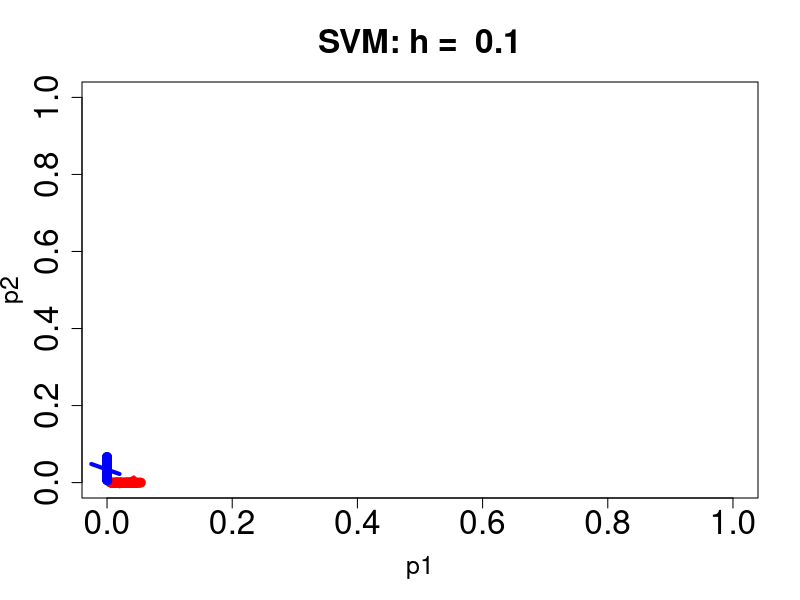
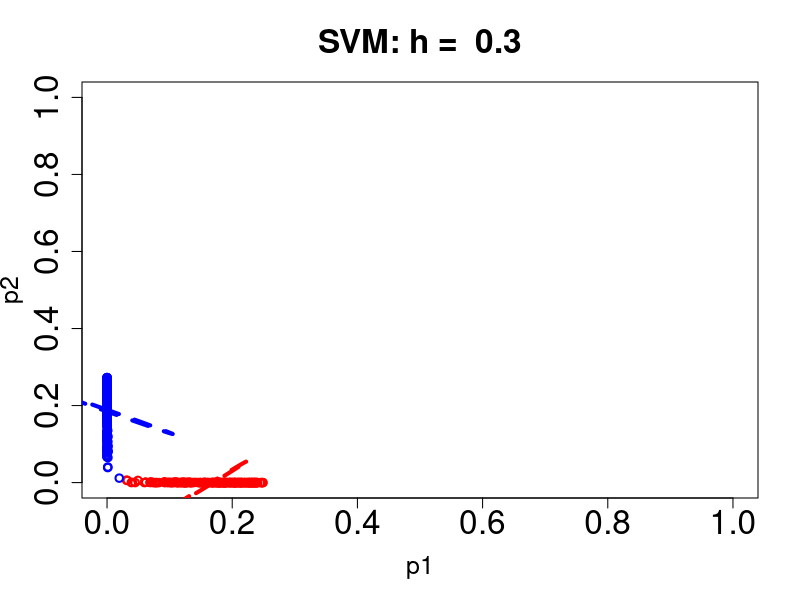
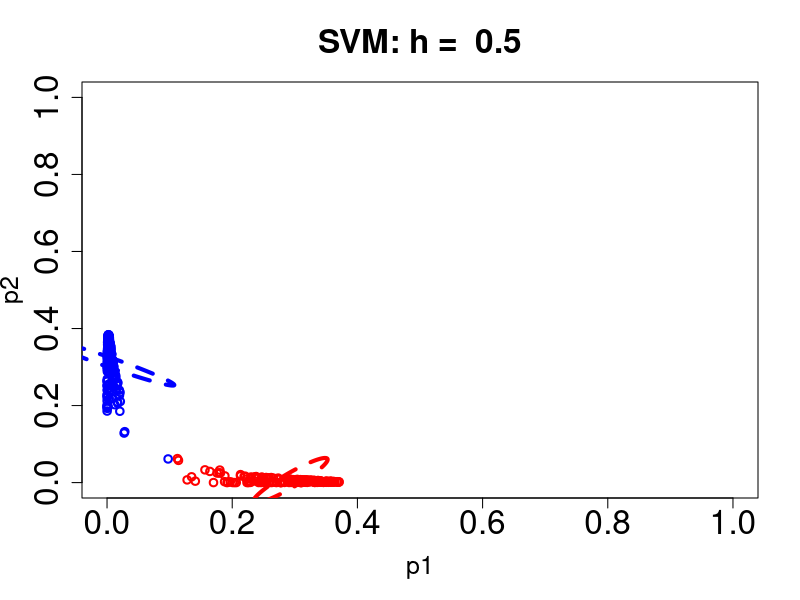
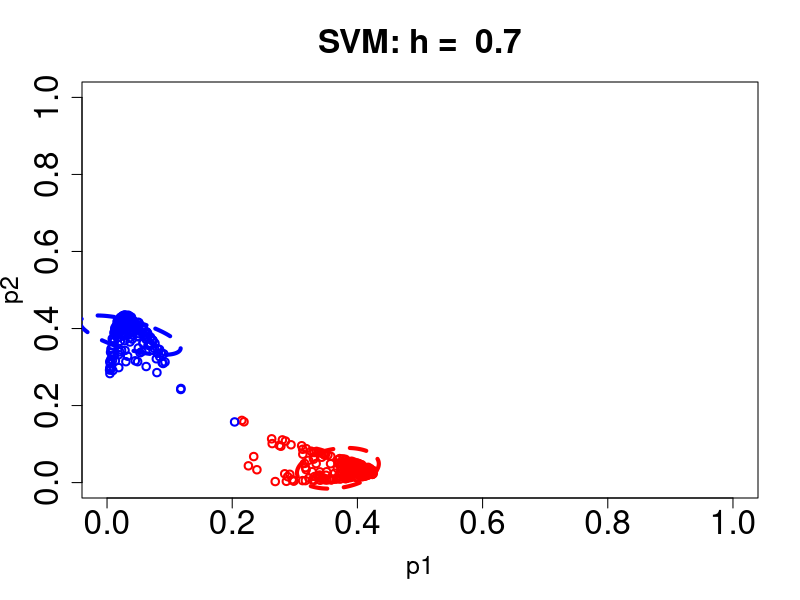
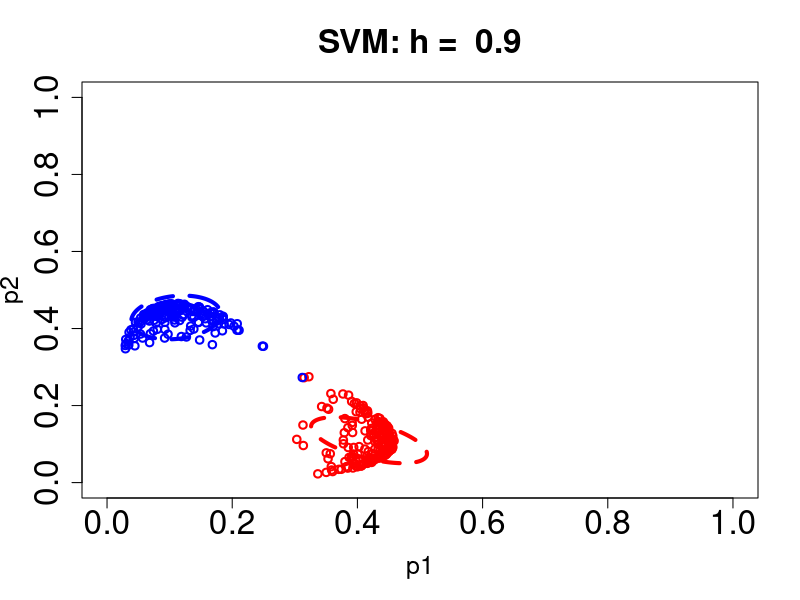
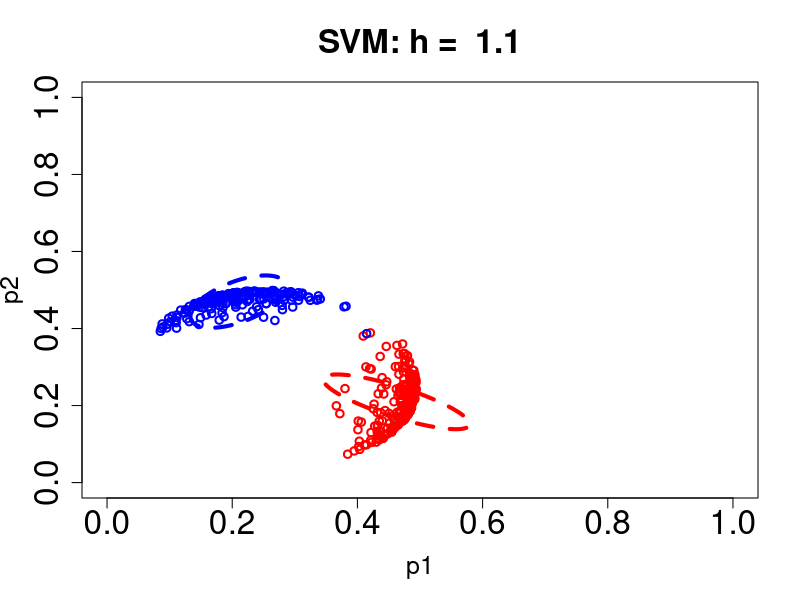
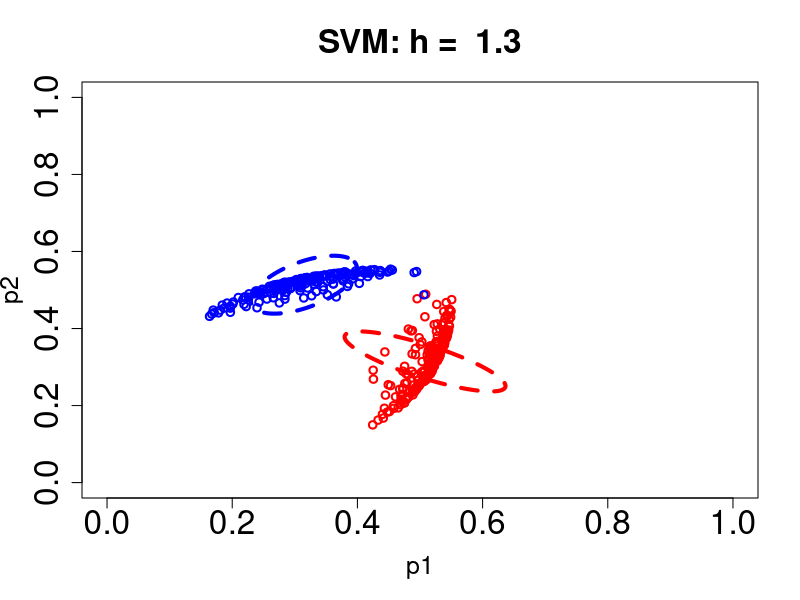
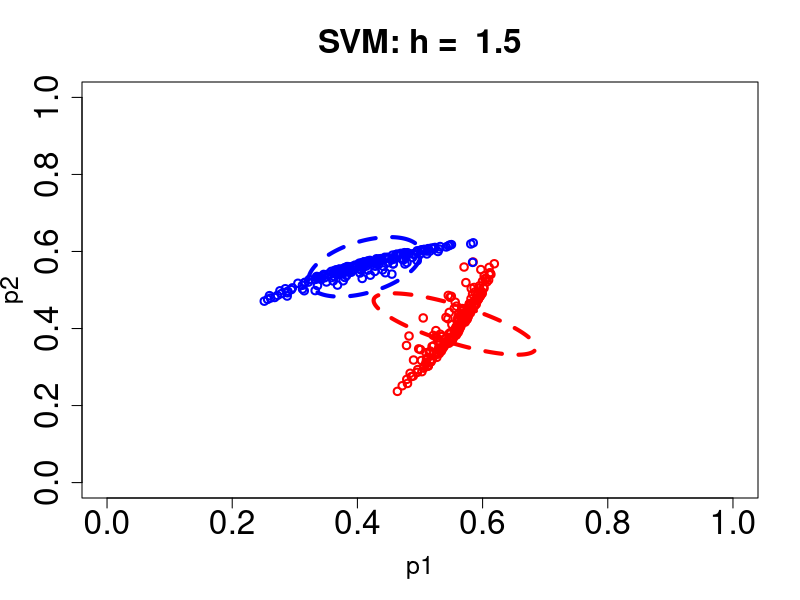

Write the R code that produced these figures, in order.
rm(list = ls())
if (length(dev.list())) {
  dev.off()
}

library("kernlab")
library("mlbench")

set.seed(203)

C1_LABEL = 1
C2_LABEL = -1


distance_two_points <- function(x1, x2) {
  return (sqrt(sum((x1 - x2)^2)))
}

# pega os dados da package mlbench
data("BreastCancer")
data2 <- BreastCancer

# dados do Zoo
data("Zoo")
data3 <- Zoo

# dados do Vehicle
data("Vehicle")
data4 <- Vehicle

# dados do Glass
data("Glass")
data5 <- Glass

# ------- TRATAMENTO BREASTCANCER ---------

# Realiza o tratamento dos dados para remoção de NA
data2 <- data2[complete.cases(data2),]

start_variables_column <- 2
end_variables_column <- 10
label_column <- 11

X <- data.matrix(data2[, start_variables_column:end_variables_column])

N <- nrow(X) # numero de amostras
n <- ncol(X) # numero de variaveis

Y <- matrix(NA, nrow = N, ncol = 1)

for (i in 1:N) {
  # ultima coluna é a coluna com a classe
  if (data2[i, label_column] == "benign") {
    Y[i] <- C1_LABEL
  } else {
    Y[i] <- C2_LABEL
  }
}

# ------- TRATAMENTO BREASTCANCER ---------

# ------- TRATAMENTO ZOO ---------
# data3 <- data3[complete.cases(data3),]
# 
# label_column <- ncol(data3)
# legs_column <- 13
# for (j in 1:(ncol(data3) - 1)) {
#   if (j == legs_column) next
# 
#   data3[, j] <- as.integer(as.logical(data3[, j]))
# }
# 
# X <- data3[, 1:(ncol(data3) - 1)]
# Y <- c()
# 
# for (i in 1:nrow(data3)) {
#   if (data3[i, ncol(data3)] == "mammal") {
#     Y <- c(Y, C1_LABEL)
#   } else {
#     Y <- c(Y, C2_LABEL)
#   }
# }

# ------- TRATAMENTO ZOO ---------

# ------- TRATAMENTO VEHICLE ---------
# data4 <- data4[complete.cases(data4),]
# 
# label_column <- ncol(data4)
# 
# X <- data4[, 1:(ncol(data4) - 1)]
# Y <- c()
# 
# for (i in 1:nrow(data4)) {
#   if (data4[i, ncol(data4)] == "bus") {
#     Y <- c(Y, C1_LABEL)
#   } else {
#     Y <- c(Y, C2_LABEL)
#   }
# }

# ------- TRATAMENTO VEHICLE ---------

# ------- TRATAMENTO GLASS ---------
# data5 <- data5[complete.cases(data5),]
# 
# label_column <- ncol(data5)
# 
# X <- data5[, 1:(ncol(data5) - 1)]
# Y <- c()
# 
# for (i in 1:nrow(data5)) {
#   if (data5[i, ncol(data5)] == 1) {
#     Y <- c(Y, C1_LABEL)
#   } else {
#     Y <- c(Y, C2_LABEL)
#   }
# }

# ------- TRATAMENTO GLASS ---------

# ------- TRATAMENTO XOR ---------

N <- 100
n <- 2

m1 <- c(2,2)
m2 <- c(4,4)
m3 <- c(2,4)
m4 <- c(4,2)

variancia = 0.3

g1 <- matrix(rnorm(2 * N), ncol = n, nrow = N)*variancia + matrix(m1, nrow = N, ncol = n, byrow = T)
g2 <- matrix(rnorm(2 * N), ncol = n, nrow = N)*variancia + matrix(m2, nrow = N, ncol = n, byrow = T)
g3 <- matrix(rnorm(2 * N), ncol = n, nrow = N)*variancia + matrix(m3, nrow = N, ncol = n, byrow = T)
g4 <- matrix(rnorm(2 * N), ncol = n, nrow = N)*variancia + matrix(m4, nrow = N, ncol = n, byrow = T)

xc1 <- rbind(g1, g2)
xc2 <- rbind(g3, g4)

nc1 <- nrow(xc1)
nc2 <- nrow(xc2)
nc_total <- nc1 + nc2

yc1 <- rep(C1_LABEL, nc1)
yc2 <- rep(C2_LABEL, nc2)

# matriz de entrada
X <- rbind(xc1, xc2)
Y <- c(yc1, yc2)

# ------- TRATAMENTO XOR ---------

# junta tudo na matriz dos dados
all_data <- cbind(X, Y)

# embaralha a matriz dos dados de entrada - remove bias de coleta
all_data <- all_data[sample.int(nrow(all_data)), ]

xc1 <- all_data[which(all_data[,ncol(all_data)] == C1_LABEL), 1:(ncol(all_data) - 1)]
xc2 <- all_data[which(all_data[,ncol(all_data)] == C2_LABEL), 1:(ncol(all_data) - 1)]
nc1 <- nrow(xc1)
nc2 <- nrow(xc2)
nc_total <- nc1 + nc2

# matriz de entrada
X <- rbind(xc1, xc2)

h_list <- seq(0.1, 5, 0.2) # XOR
# h_list <- seq(0.1, 20, 1) # BreastCancer
# h_list <- seq(0.1, 5, 0.1) # Zoo
# h_list <- seq(0.1, 500, 25) # Vehicle
# h_list <- seq(0.1, 10, 0.2) # Glass
C <- 10

dist_arr <- c()
area1_arr <- c()

for (h in h_list) {
  dall <- as.matrix(dist(X, diag = T, upper = T))
  kall <- exp(-(dall * dall) / (2 * (h)^2)) # essa é a matriz de kernel
  
  k11 <- kall[1:nc1, 1:nc1]
  k12 <- kall[(1:nc1),((nc1+1):nc_total)]
  k21 <- kall[((nc1+1):nc_total),(1:nc1)]
  k22 <- kall[((nc1+1):nc_total),((nc1+1):nc_total)]
  
  p11 <- rowSums(k11) / dim(k11)[2]
  p12 <- rowSums(k12) / dim(k12)[2]
  p21 <- rowSums(k21) / dim(k21)[2]
  p22 <- rowSums(k22) / dim(k22)[2]
  
  p1<-cbind(p11, p12) 
  p2<-cbind(p21, p22)
  
  plot(
    NULL,
    main = paste("SVM: h = ", h),
    xlab = "p1",
    ylab = "p2",
    ylim = c(0, 1),
    xlim = c(0, 1),
    cex.main = 2,
    cex.axis = 2,
    cex.lab = 1.5
  )

  points(p1[,1], p1[,2], col = "red", lwd = 2)
  points(p2[,1], p2[,2], col = "blue", lwd = 2)
  
  # calcula a distancia entre os centros para cada um
  m1 <- colMeans(p1)
  m2 <- colMeans(p2)

  number_of_sds <- 2
  
  a1 <- number_of_sds * sd(p1[,1])
  b1 <- number_of_sds * sd(p1[,2])
  a2 <- number_of_sds * sd(p2[,1])
  b2 <- number_of_sds * sd(p2[,2])
  
  area1 <- pi * a1 * b1
  area2 <- pi * a2 * b2
  
  dist_arr <- c(dist_arr, distance_two_points(m1, m2))
  area1_arr <- c(area1_arr, (area1 + area2) / 2)
  
  xc <- m1[1] # center x_c or h
  yc <- m1[2] # y_c or k
  a <- a1 # major axis length
  b <- b1 # minor axis length
  phi <- pi / 3 # angle of major axis with x axis phi or tau
  
  t <- seq(0, 2*pi, 0.01) 
  x <- xc + a*cos(t)*cos(phi) - b*sin(t)*sin(phi)
  y <- yc + a*cos(t)*cos(phi) + b*sin(t)*cos(phi)

  lines(x,y,pch=19, col='red', lwd = 4, lty = "dashed")
  
  xc <- m2[1] # center x_c or h
  yc <- m2[2] # y_c or k
  a <- a2 # major axis length
  b <- b2 # minor axis length
  phi <- pi / 3 # angle of major axis with x axis phi or tau
  
  t <- seq(0, 2*pi, 0.01) 
  x <- xc + a*cos(t)*cos(phi) - b*sin(t)*sin(phi)
  y <- yc + a*cos(t)*cos(phi) + b*sin(t)*cos(phi)
  
  lines(x,y,pch=19, col='blue', lwd = 4, lty = "dashed")
}

DIST_COL <- "black"
AREA_COL <- "red"

par(mar = c(5, 4, 4, 4) + 0.3)  # Leave space for z axis
plot(h_list, dist_arr, ylab = "Distância entre centros", xlab = "h",
     type = "b", col = DIST_COL, lwd = 2, cex.main = 1.5,
     cex.axis = 1.5,pch = 16, cex.lab = 1.5) # first plot
par(new = TRUE)
plot(h_list, area1_arr, axes = FALSE, bty = "n", xlab = "", ylab = "",
     main = "Métricas x h - XOR",
     type = "b", col = AREA_COL, lwd = 2, cex.main = 1.5,
     cex.axis = 1.5, cex.lab = 1.5,
     cex.lab = 1.5, pch = 15)
axis(side=4, at = pretty(range(area1_arr)), col=AREA_COL, cex.axis = 1.5, col.axis=AREA_COL)
mtext("Área Elipse", side=4, line=3, col=AREA_COL)

# Add Legend
# legend("bottom",legend=c("Distância entre Centros","Área da Elipse"),
#        text.col=c(DIST_COL,AREA_COL),pch=c(16,15),col=c(DIST_COL,AREA_COL))

print(paste("Max Referencia = ", h_list[which(dist_arr == max(dist_arr))]))
print(paste("Max Elipses = ", h_list[which(area1_arr == max(area1_arr))]))
